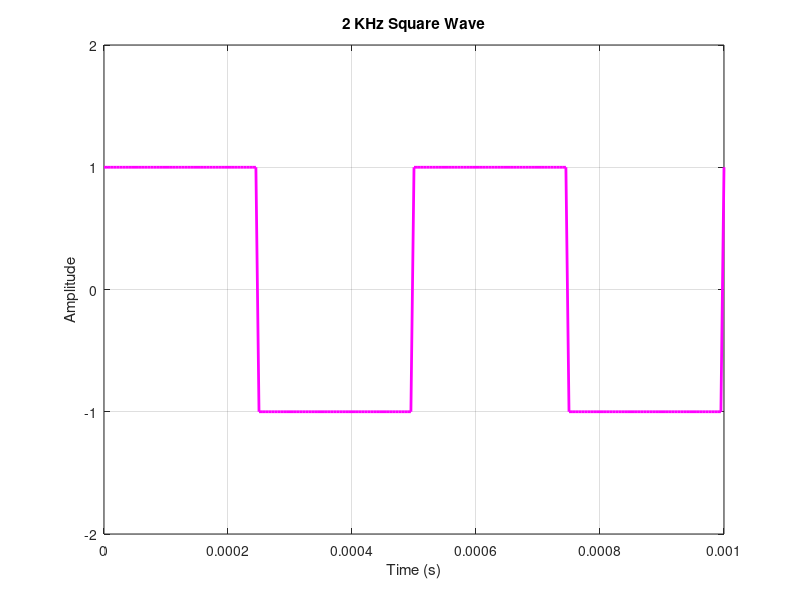

This chart was generated by the following MATLAB code:
%% PRACTICE 2.1. Basic generation of a square signal

clc; clear all; close all
Amax = 1; % Amplitude
Fo = 2000; % Frequency
T = 1/Fo; % Period
phi = pi; % Initial phase
duration = 2*T; % Wave duration
Ts = T/100; % Sampling period
tn = 0:Ts:duration; % Discrete time vector
Fs = 1/Ts; % Sampling rate (velocity sent to the audio port)
yn = Amax*square(2*pi*Fo*tn, 50); % Amplitude vector
plot(tn, yn, 'm', 'LineWidth', 2); grid on
ylim([-2, 2]); xlabel('Time (s)'); ylabel('Amplitude');
title('2 KHz Square Wave')
Fs = 1 / Ts;
% sound(yn, Fs) % Send sound vector to the output port
